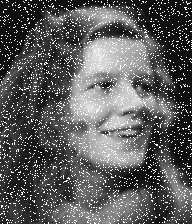
#> input picture brincadeira 2/enhance-me.gif, 192 x 224 px
$ python equalizacao.py
#> lines starting #> are read from the running program, lines starting #| are printed output that depends on the picture
# Apply a mean filter
import numpy as np
from PIL import Image
from numpy import asarray
import matplotlib.pyplot as plt

def main():
    area = 1
    # Open image
    image = Image.open('enhance-me.gif')
#> image is the input picture: PIL image 192x224 L; min 0, max 31, mean 11.4
    image.show()

    # convert image to numpy array
    npImage = np.array(image)
    npImageMean = np.array(image)

    m = npImageMean.shape[0] # qtd lines
#> m = 224
    n = npImageMean.shape[1] # qtd cols
#> n = 192
    for x in range(area, m-area-1):
        for y in range (area, n-area-1):
            w = npImageMean[x-area:x+area , y-area:y+area]
            #print(x,y)
            #print(w)
            #print(np.mean(w).astype(int))
            npImageMean[x,y] = np.mean(w).astype(int)
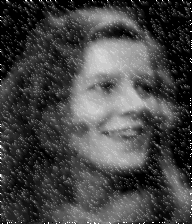
#> npImageMean: shape (224, 192); min 2, max 31, mean 10; drawn with min black and max white

    # values os a windows 5 X 5
    #print(npImage[0:5, 0:5])
    #Convert ndarray image to Pillow image
    image2 = Image.fromarray(npImageMean)
    image2.show()

    # create the histogram
    # p=plt.hist(npImage, density=True)
    # # plt.bar(p.density,weights=histogram.weights)
    # plt.show()

    histogram = instantiate_histogram()
    histogram = count_intensity_values(histogram, npImage)
#> after the loop in count_intensity_values, `for row in img:`: hist = 256 items
#> histogram = 256 items
    plot_hist(histogram)
#> in plot_hist, `plt.show()`:
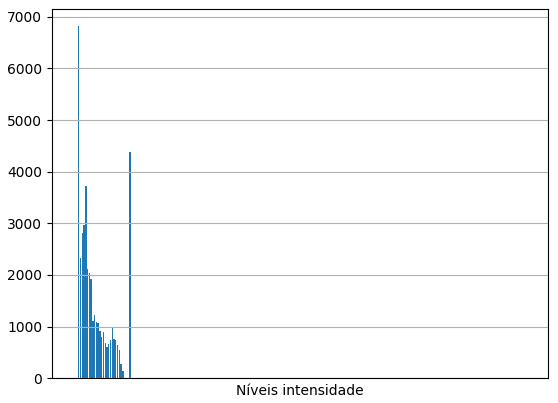
#> figure drawn by matplotlib, 1 panel

    n_pixels = npImage.shape[0] * npImage.shape[1]
#> n_pixels = 43008
    hist_proba = get_hist_proba(histogram, n_pixels)
#> after the loop in get_hist_proba, `for i in range(0, 256):`: hist_proba = 256 items
#> hist_proba = 256 items
    accumulated_proba = get_accumulated_proba(hist_proba)
#> the loop in get_accumulated_proba, `for i in range(0, 256):` made 256 passes
#> sum_proba on passes 2 to 13: 6.98e-05, 9.3e-05, 0.159, 0.213, 0.278, 0.347, 0.434, 0.483, 0.53, 0.575, 0.6, 0.629
#> after the loop in get_accumulated_proba, `for i in range(0, 256):`: sum_proba = 1
#> accumulated_proba = 256 items
    new_gray_value = get_new_gray_value(accumulated_proba)
#> new_gray_value = 256 items

    npImage = equalize_hist(npImage,new_gray_value)

    image3 = Image.fromarray(npImage)
    image3.show()

    histogram = instantiate_histogram()
    histogram = count_intensity_values(histogram, npImage)
    plot_hist(histogram)


def equalize_hist(img, new_gray_value):
    for row in range(img.shape[0]):
        for column in range(img.shape[1]):
            img[row][column] = new_gray_value[str(int(img[row] [column]))]
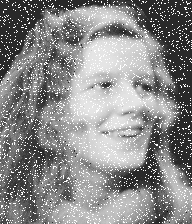
#> img: shape (224, 192); min 1, max 255, mean 136.7
    return img


def get_accumulated_proba(hist_proba):
    acc_proba = {}
    sum_proba = 0

    for i in range(0, 256):
        if i == 0:
            pass
        else:
            sum_proba += hist_proba[str(i - 1)]

        acc_proba[str(i)] = hist_proba[str(i)] + sum_proba
    return acc_proba

def get_new_gray_value(acc_proba):
    new_gray_value = {}

    for i in range(0, 256):
        new_gray_value[str(i)] = np.ceil(acc_proba[str(i)] * 255)
    return new_gray_value


def get_hist_proba(hist, n_pixels):
    hist_proba = {}
    for i in range(0, 256):
        hist_proba[str(i)] = hist[str(i)] / n_pixels

    return hist_proba


def instantiate_histogram():
    hist_array= []

    for i in range(0,256):
        hist_array.append(str(i))
        hist_array.append(0)

    hist_dct = {hist_array[i]: hist_array[i + 1] for i in range(0, len(hist_array), 2)}

    return hist_dct


def count_intensity_values(hist, img):
    for row in img:
        for column in row:
            hist[str(int(column))] = hist[str(int(column))] + 1

    return hist

def plot_hist(hist, hist2=''):
    if hist2 != '':
        figure, axarr = plt.subplots(1,2, figsize=(20, 10))
        axarr[0].bar(hist.keys(), hist.values())
        axarr[1].bar(hist2.keys(), hist2.values())
    else:
        plt.bar(hist.keys(), hist.values())
        plt.xlabel("Níveis intensidade")
        ax = plt.gca()
        ax.axes.xaxis.set_ticks([])
        plt.grid(True)
        plt.show()


if __name__ == "__main__":
    main()
#> call 2 of plot_hist, with hist2 = ''
#> in plot_hist (call 2), `plt.show()`:
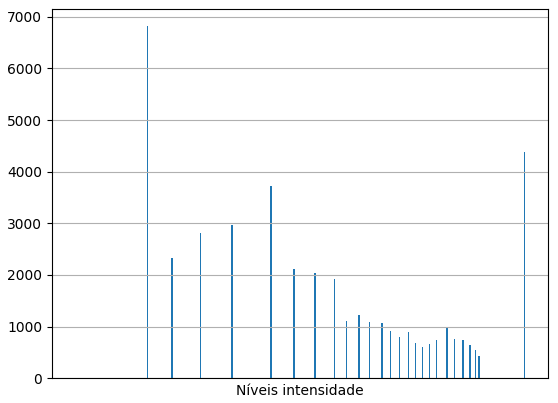
#> figure drawn by matplotlib, 1 panel
